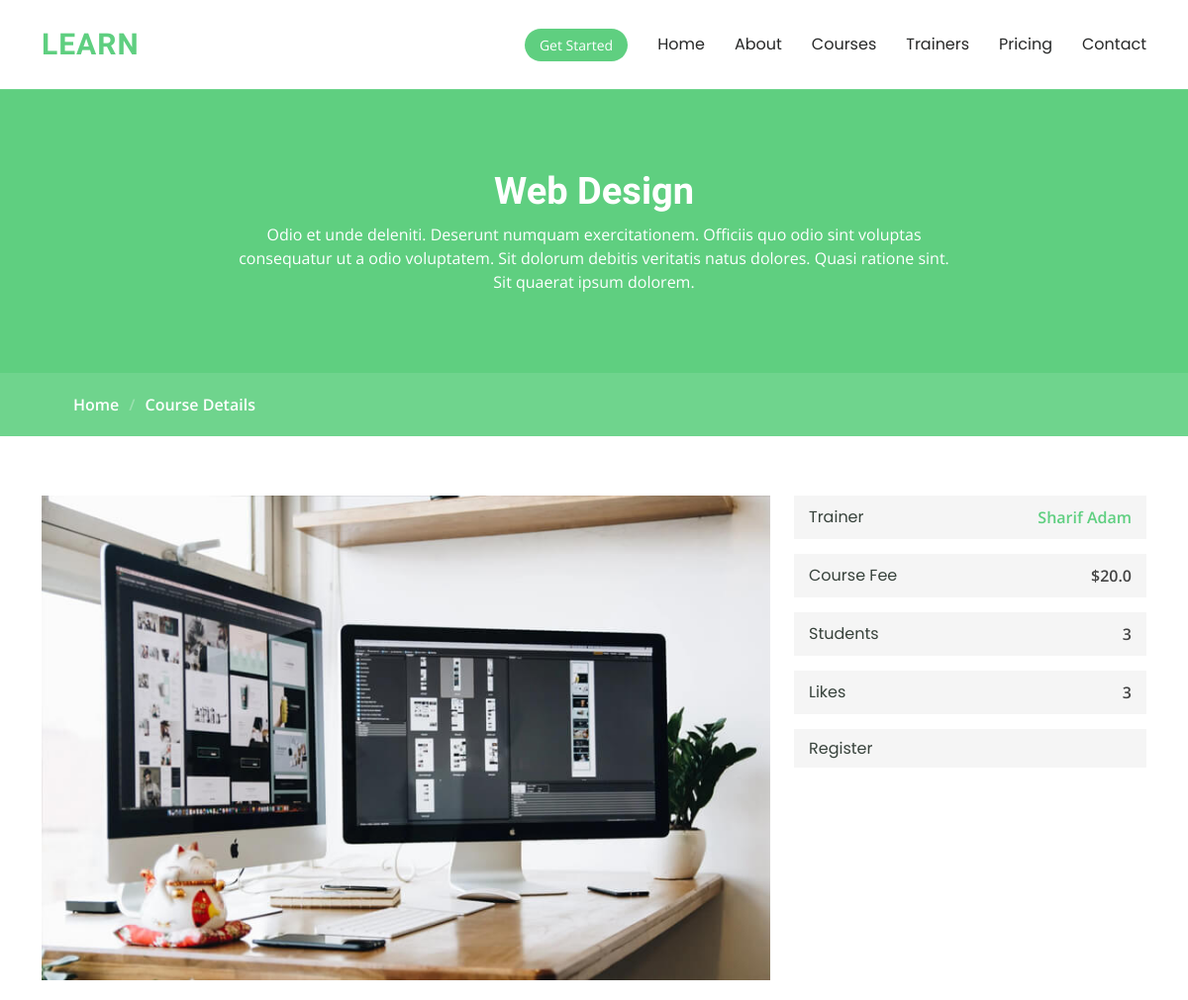
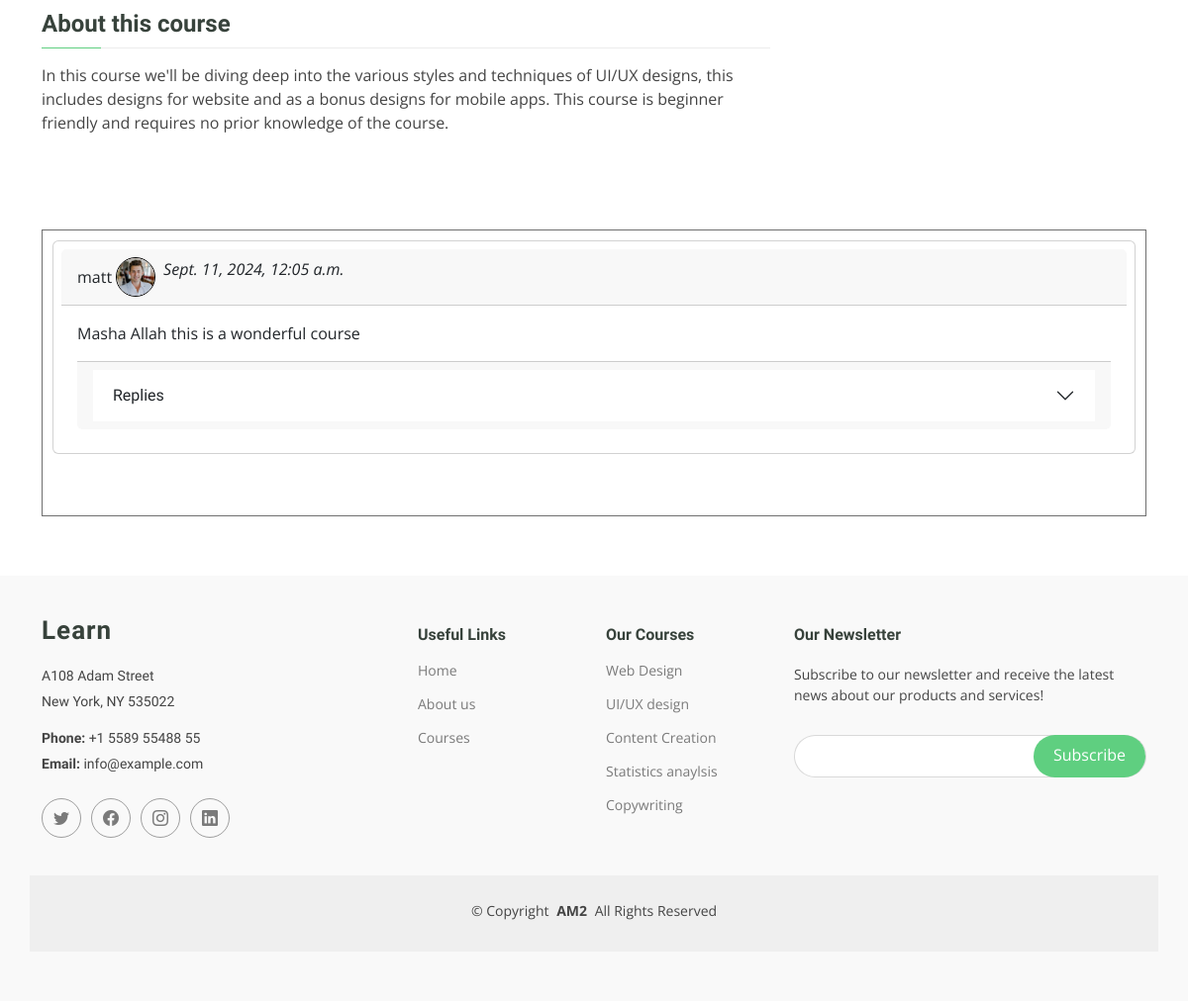
The page /course-detail/2 on the database its author committed (2 pictures, top to bottom).
### accounts/models.py (models this page shows, shortened)
class Course(models.Model):
    course_name = models.CharField(max_length=100)
    trainer = models.ForeignKey(Trainer, on_delete=models.CASCADE)
    cover_photo = models.ImageField(upload_to="static/img/")
    description = models.TextField()
    price = models.FloatField()
    likes = models.ManyToManyField(User, blank=True, related_name="course_likes")
    def __str__(self):
        return self.course_name

class Trainer(models.Model):
    user = models.OneToOneField(User, on_delete=models.CASCADE)
    bio = models.TextField()
    passport_photo = models.ImageField(upload_to="static/img/")
    likes = models.ManyToManyField(User, blank=True, related_name="trainer_likes")

class Course_Comment(models.Model):
    user = models.ForeignKey(Student, on_delete=models.CASCADE)
    course = models.ForeignKey(Course, on_delete=models.CASCADE)
    comment = models.TextField()
    replies = models.ManyToManyField(Reply, blank=True)
    likes = models.ManyToManyField(User, blank=True, related_name="comment_likes")
    time = models.DateTimeField(default=timezone.now)
    def __str__(self):
        return self.comment

class Student(models.Model):
    user = models.OneToOneField(User, on_delete=models.CASCADE)
    profile_picture = models.ImageField(
        upload_to="static/students", default="static/assets/img/mylogo.png"
    )
    courses = models.ManyToManyField(Course, blank=True)
    def __str__(self):
        return self.user.username

### edu/views.py (the view, shortened to what this page needs)
# urls.py: path("course-detail/<int:course_id>", v.course_detail, name="Course_detail"),
def course_detail(req, course_id):
    course = goo4(Course, id=course_id)
    comments = Course_Comment.objects.filter(course=course)
    context = {"course": course, "comments": comments}
    if req.user.is_authenticated and not req.user.is_staff:
        student = goo4(Student, user=req.user)
        if req.method == "POST" and "comment" in req.POST:
            form = CourseComment_form(req.POST)
            form.save(student=student, course=course)
            return HttpResponseRedirect(
                reverse("Course_detail", kwargs={"course_id": course_id})
            )
        elif req.method == "POST" and "reply" in req.POST:
            form = ReplyForm(req.POST)
            comment_id = req.POST["the_comment"]
            print(form)
            if form.is_valid():
                form.save(user=req.user, comment=comment_id)
                return HttpResponseRedirect(
                    reverse("Course_detail", kwargs={"course_id": course_id})
                )
            else:
                messages.error(req, "There was an error with the reply")
                return HttpResponseRedirect(
                    reverse("Course_detail", kwargs={"course_id": course_id})
                )
        return render(req, "course-details.html", context)
    else:
        return render(req, "course-details.html", context)

### accounts/models.py (called while the page is built)
    def __str__(self):
        return f"{self.reply}"

    def get_student(self):
        var = None
        for student in Student.objects.all():
            if self.user == student.user:
                var = student
        return var

### accounts/templatetags/extra.py (called while the page is built)
def limit(items, limit):
    return items[:limit]

@register.filter(name="subscript")
def subscript(list, subscript):
    return list[subscript]

### edu/context.py (called while the page is built)
def course_links(req):
    courses = Course.objects.all()
    return {"Courses": courses}

def student_registered_courses(req):
    if req.user.is_authenticated and not req.user.is_staff:
        student = Student.objects.get(user=req.user)
        all_courses = student.courses.all()
        return {"RegisteredCourses": all_courses}
    else:
        return {"RegisteredCourses": None}

def num_of_students(req):
    students = Student.objects.all()
    courses = Course.objects.all()
    counts = {}
    for course in courses:
        num = 0
        for stu in students:
            if course in stu.courses.all():
                num += 1
        counts[course.course_name] = num
    return {"registered_students": counts}

### edu/templates/course-details.html (shortened to what this page needs)
{% extends "base.html" %}
{% load static %}
{% load extra %}
  {% block content %}
<body class="course-details-page">
  <main class="main">
    <div class="page-title" data-aos="fade">
      <div class="heading">
        <div class="container">
          <div class="row d-flex justify-content-center text-center">
            <div class="col-lg-8">
              <h1>{{course}}</h1>
              <p class="mb-0">Odio et unde deleniti. Deserunt numquam exercitationem. Officiis quo odio sint voluptas
                consequatur ut a odio voluptatem. Sit dolorum debitis veritatis natus dolores. Quasi ratione sint. Sit
                quaerat ipsum dolorem.</p>
            </div>
          </div>
        </div>
      </div>
      <nav class="breadcrumbs">
        <div class="container">
          <ol>
            <li><a href="{% url 'Home' %}">Home</a></li>
            <li class="current">Course Details</li>
          </ol>
        </div>
      </nav>
    </div>
    <section id="courses-course-details" class="courses-course-details section">
      <div class="container" data-aos="fade-up">
        <div class="row">
          <div class="col-lg-8">
            <img src="{{course.cover_photo.url}}" class="img-fluid" alt="">
            <h3>About this course</h3>
            <p>
             {{course.description}}
            </p>
          </div>
          <div class="col-lg-4">
            <div class="course-info d-flex justify-content-between align-items-center">
              <h5>Trainer</h5>
              <p><a href="{% url 'about_trainer' course.trainer.user.id %}">{{course.trainer.user.first_name}} {{course.trainer.user.last_name}} </a></p>
            </div>
            <div class="course-info d-flex justify-content-between align-items-center">
              <h5>Course Fee</h5>
              <p>${{course.price}}</p>
            </div>
            <div class="course-info d-flex justify-content-between align-items-center">
              <h5>Students</h5>
              <p>{{registered_students|subscript:course.course_name}}</p>
            </div>
            <div class="course-info d-flex justify-content-between align-items-center">
              <h5>Likes</h5>
              <p>{{course.likes.count}}</p>
            </div>
        {% if not user.is_staff %}
            <div class="course-info d-flex justify-content-between align-items-center">
              {% if course not in RegisteredCourses %}
              <h5>Register</h5>
              <p><a href="{% url 'course_reg' course.id %}">Click here</a></p>
              {% else %}
              <h5>Register</h5>
              {% endif %}
            </div>
        {% endif %}
          </div>
        </div>
      </div>
    </section>
    <section id="tabs" class="tabs section">
      <div class="container" data-aos="fade-up" data-aos-delay="100">
        <div class="vstack gap-1 comments">
        {% for comment in comments %}
        <div class="card p-2">
          <div class="card-header d-flex align-items-center">
            {{comment.user}}
            <img src="{{comment.user.profile_picture.url}}" alt="Profile Picture" class="profile-pic mx-1">
            <p class="mx-1 fst-italic">{{comment.time}}</p>
          </div>
          <div class="card-body">
            <p class="card-text" id="comment-{{comment.id}}">
              {{comment}}
            </p>
        <div class="card-footer text-body-secondary">
                <div class="accordion accordion-flush" id="accordionFlushExample">
                  <div class="accordion-item">
                    <h2 class="accordion-header">
                      <button class="accordion-button collapsed" type="button" data-bs-toggle="collapse" data-bs-target="#flush-collapseOne{{comment.id}}" aria-expanded="false" aria-controls="flush-collapseOne">
                        Replies
                      </button>
                    </h2>
                  </div>
                </div>
            </div>
          </div>
        </div>
        <br><br>
        {% empty %}
        <div class="p-2">There are no comments yet.</div>
        {% endfor %}
        </div>
      </div>
    </section>
  </main>
  {% endblock %}

### edu/templates/base.html (shortened to what this page needs)
<!DOCTYPE html>
<html lang="en">
{% load static %}
{% load extra %}
<head>
    <link href="{% static 'assets/vendor/bootstrap/css/bootstrap.min.css' %}" rel="stylesheet">
    <link href="{% static 'assets/vendor/bootstrap-icons/bootstrap-icons.css' %}" rel="stylesheet">
    <link href="{% static 'assets/vendor/aos/aos.css' %}" rel="stylesheet">
    <link href="{% static 'assets/vendor/glightbox/css/glightbox.min.css' %}" rel="stylesheet">
    <link href="{% static 'assets/vendor/swiper/swiper-bundle.min.css' %}" rel="stylesheet">
    <link href="{% static 'assets/css/main.css' %}" rel="stylesheet">
    <link href="../../static/assets/css/main.css" rel="stylesheet">
</head>
<body>
    <header id="header" class="header d-flex align-items-center sticky-top">
        <div class="container-fluid container-xl position-relative d-flex align-items-center">
            <a href="{% url 'Home' %}" class="logo d-flex align-items-center me-auto">
                <h1 class="sitename">Learn</h1>
            </a>
            {% block nav %}
            <nav id="navmenu" class="navmenu">
                <ul>
                    <li><a href="{% url 'Home' %}" id="home">Home</a></li>
                    <li><a href="{% url 'About' %}" id="about">About</a></li>
                    <li><a href="{% url 'Courses' %}" id="courses">Courses</a></li>
                    <li><a href="{% url 'Train' %}" id="trainers">Trainers</a></li>
                    <li><a href="{% url 'Pricing' %}" id="pricing">Pricing</a></li>
                    <li><a href="{% url 'Contact' %} " id="contact">Contact</a></li>
                </ul>
            </nav>
            {% endblock %}
        {% if user.is_authenticated %}
            <a class="btn-getstarted" href="{% url 'DashBoard' %}">Profile</a>
            <a class="btn-getstarted" href="{% url 'Logout' %}">Logout</a>
            {% else %}
            <a class="btn-getstarted" href="{% url 'Login' %}">Get Started</a>
            {% endif %}
        </div>
    </header>
    {% block content %}
    {% endblock %}
    <footer id="footer" class="footer position-relative">
        <div class="container footer-top">
            <div class="row gy-4">
                <div class="col-lg-4 col-md-6 footer-about">
                    <a href="{% url 'Home' %}" class="logo d-flex align-items-center">
                        <span class="sitename">Learn</span>
                    </a>
                    <div class="footer-contact pt-3">
                        <p>A108 Adam Street</p>
                        <p>New York, NY 535022</p>
                        <p class="mt-3"><strong>Phone:</strong> <span>+1 5589 55488 55</span></p>
                        <p><strong>Email:</strong> <span>info@example.com</span></p>
                    </div>
                    <div class="social-links d-flex mt-4">
                        <a href=""><i class="bi bi-twitter"></i></a>
                        <a href=""><i class="bi bi-facebook"></i></a>
                        <a href=""><i class="bi bi-instagram"></i></a>
                        <a href=""><i class="bi bi-linkedin"></i></a>
                    </div>
                </div>
                <div class="col-lg-2 col-md-3 footer-links">
                    <h4>Useful Links</h4>
                    <ul>
                        <li><a href="{% url 'Home' %}">Home</a></li>
                        <li><a href="{% url 'About' %}">About us</a></li>
                        <li><a href="{% url 'Courses' %}">Courses</a></li>
                    </ul>
                </div>
                <div class="col-lg-2 col-md-3 footer-links">
                    <h4>Our Courses</h4>
                    <ul>
                        {% for course in Courses|limit:5 %}
                        <li><a href="{% url 'Course_detail' course.id %}">{{course}}</a></li>
                        {% endfor %}
                    </ul>
                </div>
                <div class="col-lg-4 col-md-12 footer-newsletter">
                    <h4>Our Newsletter</h4>
                    <p>Subscribe to our newsletter and receive the latest news about our products and services!</p>
                    <form action="{% url 'Home' %}" method="post" class="">
                        <div class="newsletter-form">
                            <input type="email" name="Email" required>
                            <input type="submit" value="Subscribe">
                        </div>
                    </form>
                </div>
            </div>
        </div>
        <div class="container copyright text-center mt-4">
            <p>© <span>Copyright</span> <strong class="px-1 sitename">AM2</strong> <span>All Rights Reserved</span>
            </p>
        </div>
    </footer>
</body>
</html>

### edu/templates/course-details.html (style rules this page uses)
.comments { border: 1px solid #6f6f6f; padding: 10px; box-sizing: border-box; }

### rows shown on the page
Course: course_name "Web Design", cover_photo (picture), description "In this course we'll be diving deep into the various styles and techniques of UI/UX designs, this includes designs for website and as a bonus designs for mobile apps. This course is beginner friendly and requires no prior knowledge of the course.", trainer.user.first_name "Sharif", trainer.user.last_name "Adam", price "20.0", course_name "3", likes.count "3"
Course_Comment: user "matt", user.profile_picture (picture), time "Sept. 11, 2024, 12:05 a.m.", comment "Masha Allah this is a wonderful course"
Course: course_name "UI/UX design"
Course: course_name "Content Creation"
Course: course_name "Statistics anaylsis"
Course: course_name "Copywriting"
